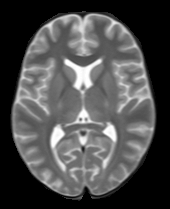
#> input picture mi1.png, 170 x 209 px
$ jupyter execute ClasificoImagenesRNM.ipynb   (shell and % lines are left out)
#> lines starting #> are read from the running program, lines starting #| are printed output that depends on the picture
[cell 1]
# Selecciono datos de las imágenes haciendo clic


import matplotlib.pyplot as plt
import neurolab as nl
import numpy as np
import pylab
from PIL import Image

pylab.gray()

N = 4 # Cantidad de muestras de cada tipo

# close open figures
plt.close("all")
#plt.ioff()

im = []
im.append(Image.open("mi1.png"));
im.append(Image.open("mi2.png"));
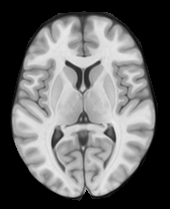
#> input picture mi2.png, 170 x 209 px
im.append(Image.open("mi3.png"));
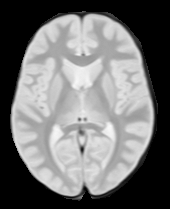
#> input picture mi3.png, 170 x 209 px

ESCALA = 4

coso = []
coso.append('materia blanca')
coso.append('materia gris')
coso.append('liquido cefaloraquideo')
coso.append('fond')

target = [1, 0, 0, 0]

# [5 lines of commented-out code are left out]

p = []
t = []
i = 0

fig = plt.figure(figsize=(1 * ESCALA, 1 * ESCALA), dpi=150)
fig.subplots_adjust(hspace=0.1, wspace=0.1)

ax1 = fig.add_subplot(131)
ax1.imshow(im[0])

ax1.get_xaxis().set_visible(False)
ax1.get_yaxis().set_visible(False)

ax3 = fig.add_subplot(133)
ax3.imshow(im[2])

ax3.get_xaxis().set_visible(False)
ax3.get_yaxis().set_visible(False)

ax2 = fig.add_subplot(132)
ax2.imshow(im[1])

ax2.get_xaxis().set_visible(False)
ax2.get_yaxis().set_visible(False)

titulo = plt.suptitle("Ingrese %d muestras por cada cosito" % N, ha='center', fontsize=9)
subtitulo = plt.title("Faltan %d muestras de %s" % (N, coso[0]), ha='center', fontsize=9)

plt.draw()

for i in range(4):
    for j in range(N):
        pts = pylab.ginput(1)[0]
        #print(pts)
        color_mb = im[0].getpixel((pts[0], pts[1]))
        color_mg = im[1].getpixel((pts[0], pts[1]))
        color_cf = im[2].getpixel((pts[0], pts[1]))
        p.append((color_mb, color_mg, color_cf))
        if (i == 0):
            t.append((1, 0, 0, 0))
        elif (i == 1):
            t.append((0, 1, 0, 0))
        elif (i == 2):
            t.append((0, 0, 1, 0))
        elif (i == 3):
            t.append((0, 0, 0, 1))
        if ((j == N - 1) and i < 3):
            subtitulo.set_text("Faltan %d muestras de %s" % (N, coso[i+1]))
        else:
            subtitulo.set_text("Faltan %d muestras de %s" % (N - j - 1, coso[i]))
        plt.draw()

plt.close()
